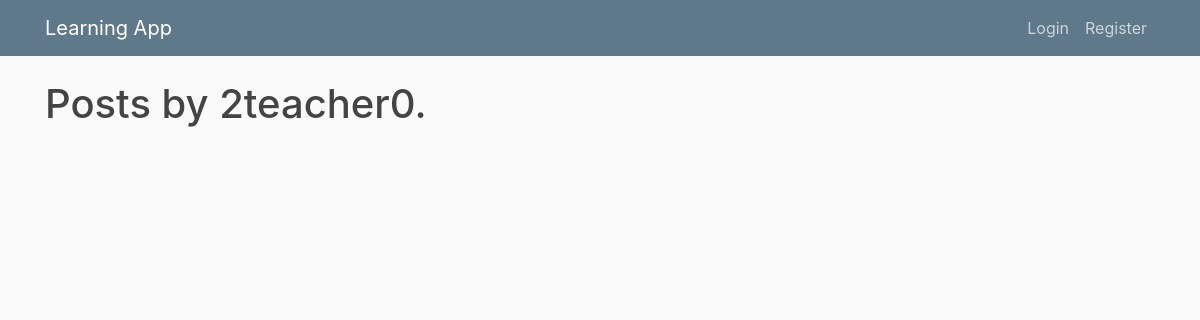
Before: /profile/post/2teacher0/ with the older database file.
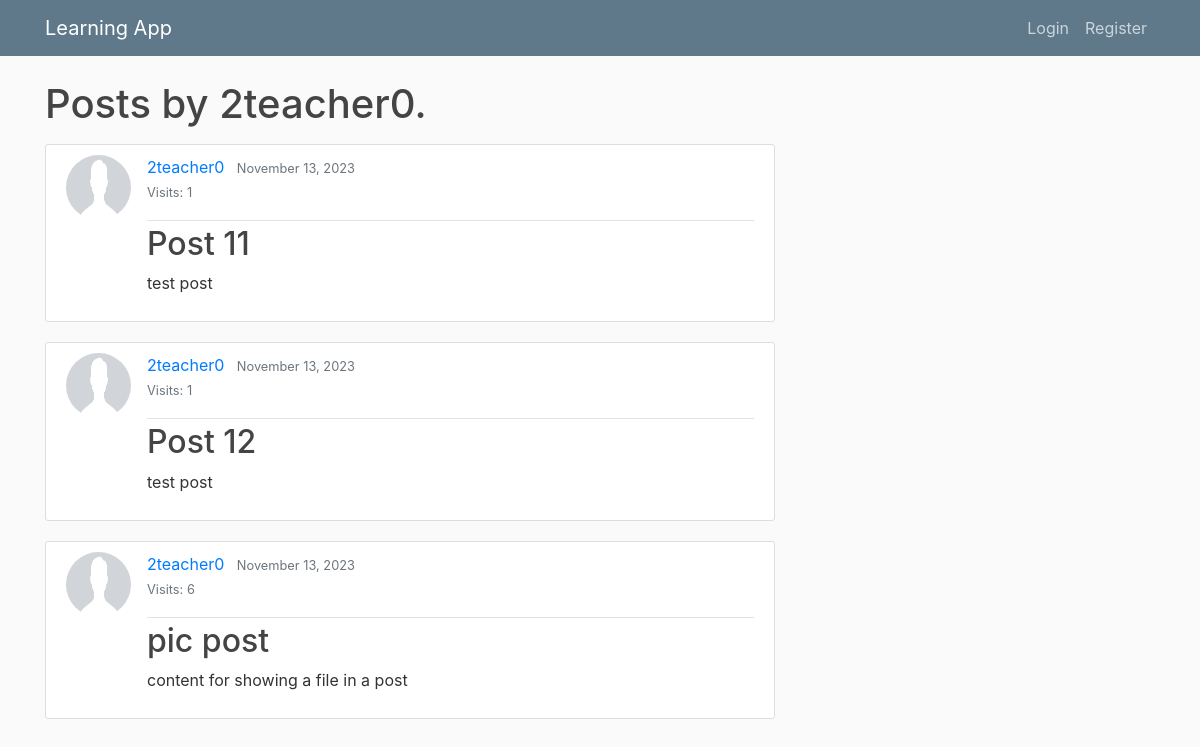
After: the same page with the newer database file.
### learning_app/models.py (models this page shows, shortened)
class Post(models.Model):
    title = models.CharField(max_length=100)
    content = models.TextField()
    date = models.DateTimeField(default=timezone.now)
    author = models.ForeignKey(User, on_delete=models.CASCADE)
    uploaded_file = models.FileField(upload_to='documents/', null=True, blank=True)
    post_visits = models.IntegerField(default=0)

class Profile(models.Model):
    user = models.OneToOneField(User, on_delete=models.CASCADE)
    image = models.ImageField(default='default.png', upload_to='profile_pics')
    ROLE_CHOICES = [
        ('TEACHER', 'Teacher'),
        ('STUDENT', 'Student'),
        ('ADMIN', 'Admin')
    ]
    role = models.CharField(max_length=10, choices=ROLE_CHOICES, default='STUDENT')

### learning_app/views.py (the view)
# urls.py: path('profile/post/<str:username>/', UserPostListView.as_view(), name='user-posts'),  # individual users posts
class UserPostListView(ListView):
    model = Post
    template_name = 'learning_app/user_posts.html'  # <app>/<model>_<viewtype>.html
    context_object_name = 'posts'
    paginate_by = 5
    def get_queryset(self):
        user = get_object_or_404(User, username=self.kwargs.get('username'))
        return Post.objects.filter(author=user).order_by('-date')

### learning_app/templates/learning_app/user_posts.html (shortened to what this page needs)
{% extends "learning_app/base.html" %}
{% block content %}
    <h1 class="mb-3" >Posts by {{ view.kwargs.username }}. </h1>
    {% for post in posts %}
        <article class="media content-section">
            <img class="rounded-circle article-img" src="{{ post.author.profile.image.url }}">
            <div class="media-body">
                <div class="article-metadata">
                    <a class="mr-2" href="{% url 'user-posts' post.author.username %}">{{ post.author }}</a>
                    <small class="text-muted">{{ post.date|date:"F d, Y" }}</small>
                    <p class="post-visits">
                        <small class="text-muted">Visits: {{ post.post_visits }}</small>
                    </p>
                </div>
                <h2><a class="article-title " href="{% url 'post-detail' post.id %}">{{ post.title }}</a></h2>
                <p class="article-content">{{ post.content }}</p>
            </div>
        </article>
    {% endfor %}
{% endblock content %}

### learning_app/templates/learning_app/base.html (shortened to what this page needs)
{% load static %}
<!DOCTYPE html>
<html>
<head>
    <link rel="stylesheet" href="https://cdn.jsdelivr.net/npm/bootstrap@4.0.0/dist/css/bootstrap.min.css">
    <link rel="stylesheet" type="text/css" href="{% static 'learning_app/main.css' %}">
</head>
<body>
    <header class="site-header">
        <nav class="navbar navbar-expand-md navbar-dark bg-steel fixed-top">
        <div class="container">
            <a class="navbar-brand mr-4" href="/">Learning App</a>
            <div class="collapse navbar-collapse" id="navbarToggle">
                <div class="navbar-nav">
                    {% if user.is_authenticated %}
                        <li class="nav-item dropdown">
                            <a class="nav-link dropdown-toggle" href="#" id="navbarDropdown_create" role="button" data-toggle="dropdown" aria-haspopup="true" aria-expanded="false">
                                Create
                            </a>
                            <div class="dropdown-menu" aria-labelledby="navbarDropdown">
                                {% if user.profile.role == 'TEACHER' or user.profile.role == 'ADMIN' %}
                                    <a class="dropdown-item" href="{% url 'course-create' %}">Create Course</a>
                                    <a class="dropdown-item" href="{% url 'lesson-create' %}">Create Lesson</a>
                                    <a class="dropdown-item" href="{% url 'exercise-create' %}">Create Exercise</a>
                                {% endif %}
                                <a class="dropdown-item" href="{% url 'post-create' %}">Create Post</a>
                            </div>
                        </li>
                        <li class="nav-item dropdown">
                            <a class="nav-link dropdown-toggle" href="#" id="navbarDropdown_profile" role="button" data-toggle="dropdown" aria-haspopup="true" aria-expanded="false">
                                Profile
                            </a>
                            <div class="dropdown-menu" aria-labelledby="navbarDropdown">
                                <a class="dropdown-item" href="{% url 'learning_app-profile' %}">Edit Profile</a>
                                <a class="dropdown-item" href="{% url 'user-posts' user.username %}">Your Posts</a>
                                {% if user.profile.role == 'STUDENT'%}
                                    <a class="dropdown-item" href="{% url 'student-courses' %}">Your Courses</a>
                                {% endif %}
                                {% if user.profile.role != 'STUDENT'%}
                                    <a class="dropdown-item" href="{% url 'teacher-courses' %}">Your Courses</a>
                                    <a class="dropdown-item" href="{% url 'user-lessons' user.username %}">Your Lessons</a>
                                    <a class="dropdown-item" href="{% url 'user-exercise' user.username %}">Your Exercise</a>
                                {% endif %}
                            </div>
                        </li>
                        <a class="nav-item nav-link" href="{% url 'learning_app-logout' %}">Logout</a>
                    {% else %}
                        <a class="nav-item nav-link" href="{% url 'learning_app-login' %}">Login</a>
                        <a class="nav-item nav-link" href="{% url 'learning_app-register' %}">Register</a>
                    {% endif %}
                </div>
            </div>
        </div>
        </nav>
    </header>
    <main role="main" class="container">
      <div class="row">
        <div class="col-md-8">
            {% block content %}{% endblock %}
        </div>
      </div>
    </main>
</body>
</html>

### learning_app/static/learning_app/main.css (style rules this page uses)
body { background: #fafafa; color: #333333; margin-top: 5rem; }
h1, h2, h3, h4, h5, h6 { color: #444444; }
.bg-steel { background-color: #5f788a; }
.site-header .navbar-nav .nav-link { color: #cbd5db; }
.content-section { background: #ffffff; padding: 10px 20px; border: 1px solid #dddddd; border-radius: 3px; margin-bottom: 20px; }
.article-title { color: #444444; }
.article-content { white-space: pre-line; }
.article-img { height: 65px; width: 65px; margin-right: 16px; }
.article-metadata { padding-bottom: 1px; margin-bottom: 4px; border-bottom: 1px solid #e3e3e3 }

Changed rows visible on the page:
added Post: author.profile.image (placeholder picture), author "2teacher0", date "November 13, 2023", post_visits "1", title "Post 11", content "test post"
added Post: author.profile.image (placeholder picture), author "2teacher0", date "November 13, 2023", post_visits "1", title "Post 12", content "test post"
added Post: author.profile.image (placeholder picture), author "2teacher0", date "November 13, 2023", post_visits "6", title "pic post", content "content for showing a file in a post"
